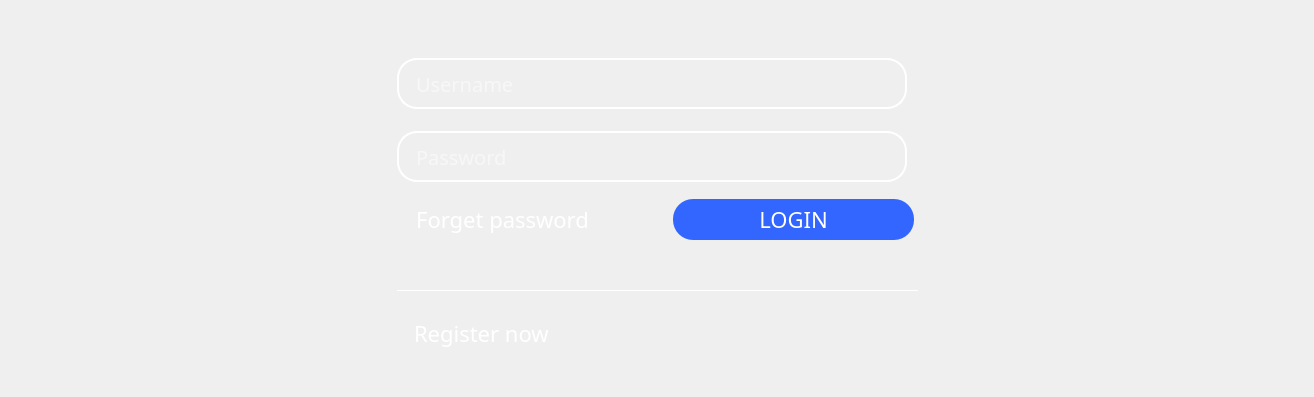
<?xml version="1.0" encoding="UTF-8"?>
<ui version="4.0">
 <class>Form</class>
 <widget class="QWidget" name="Form">
  <property name="geometry">
   <rect>
    <x>0</x>
    <y>0</y>
    <width>1314</width>
    <height>397</height>
   </rect>
  </property>
  <property name="windowTitle">
   <string>Form</string>
  </property>
  <property name="styleSheet">
   <string notr="true">*{
	font-family:century gothic;
	font-size:22px
}
#Form{
background-image: url(:/icons/icons/bb.jpg);

}</string>
  </property>
  <layout class="QGridLayout" name="gridLayout_2">
   <item row="0" column="1">
    <spacer name="verticalSpacer_2">
     <property name="orientation">
      <enum>Qt::Vertical</enum>
     </property>
     <property name="sizeHint" stdset="0">
      <size>
       <width>20</width>
       <height>40</height>
      </size>
     </property>
    </spacer>
   </item>
   <item row="2" column="2">
    <spacer name="horizontalSpacer_2">
     <property name="orientation">
      <enum>Qt::Horizontal</enum>
     </property>
     <property name="sizeHint" stdset="0">
      <size>
       <width>40</width>
       <height>20</height>
      </size>
     </property>
    </spacer>
   </item>
   <item row="1" column="0">
    <spacer name="horizontalSpacer">
     <property name="orientation">
      <enum>Qt::Horizontal</enum>
     </property>
     <property name="sizeHint" stdset="0">
      <size>
       <width>40</width>
       <height>20</height>
      </size>
     </property>
    </spacer>
   </item>
   <item row="3" column="1">
    <spacer name="verticalSpacer">
     <property name="orientation">
      <enum>Qt::Vertical</enum>
     </property>
     <property name="sizeHint" stdset="0">
      <size>
       <width>20</width>
       <height>40</height>
      </size>
     </property>
    </spacer>
   </item>
   <item row="2" column="1">
    <widget class="QGroupBox" name="groupBox">
     <property name="minimumSize">
      <size>
       <width>531</width>
       <height>341</height>
      </size>
     </property>
     <property name="styleSheet">
      <string notr="true">border-radius: 25px;
</string>
     </property>
     <property name="title">
      <string/>
     </property>
     <layout class="QGridLayout" name="gridLayout">
      <item row="5" column="6">
       <widget class="QLabel" name="label_2">
        <property name="sizePolicy">
         <sizepolicy hsizetype="Preferred" vsizetype="MinimumExpanding">
          <horstretch>0</horstretch>
          <verstretch>0</verstretch>
         </sizepolicy>
        </property>
        <property name="minimumSize">
         <size>
          <width>51</width>
          <height>51</height>
         </size>
        </property>
        <property name="maximumSize">
         <size>
          <width>51</width>
          <height>51</height>
         </size>
        </property>
        <property name="styleSheet">
         <string notr="true"/>
        </property>
        <property name="text">
         <string/>
        </property>
        <property name="pixmap">
         <pixmap resource="../../Gym_DesktopApp/forms/app_resources.qrc">:/icons/icons/instagram.png</pixmap>
        </property>
        <property name="scaledContents">
         <bool>true</bool>
        </property>
       </widget>
      </item>
      <item row="5" column="3">
       <spacer name="horizontalSpacer_3">
        <property name="orientation">
         <enum>Qt::Horizontal</enum>
        </property>
        <property name="sizeHint" stdset="0">
         <size>
          <width>40</width>
          <height>20</height>
         </size>
        </property>
       </spacer>
      </item>
      <item row="5" column="5">
       <spacer name="horizontalSpacer_9">
        <property name="orientation">
         <enum>Qt::Horizontal</enum>
        </property>
        <property name="sizeHint" stdset="0">
         <size>
          <width>40</width>
          <height>20</height>
         </size>
        </property>
       </spacer>
      </item>
      <item row="5" column="7">
       <spacer name="horizontalSpacer_10">
        <property name="orientation">
         <enum>Qt::Horizontal</enum>
        </property>
        <property name="sizeHint" stdset="0">
         <size>
          <width>40</width>
          <height>20</height>
         </size>
        </property>
       </spacer>
      </item>
      <item row="5" column="4">
       <widget class="QLabel" name="label">
        <property name="sizePolicy">
         <sizepolicy hsizetype="Preferred" vsizetype="MinimumExpanding">
          <horstretch>0</horstretch>
          <verstretch>0</verstretch>
         </sizepolicy>
        </property>
        <property name="minimumSize">
         <size>
          <width>51</width>
          <height>51</height>
         </size>
        </property>
        <property name="maximumSize">
         <size>
          <width>51</width>
          <height>51</height>
         </size>
        </property>
        <property name="styleSheet">
         <string notr="true"/>
        </property>
        <property name="text">
         <string/>
        </property>
        <property name="pixmap">
         <pixmap resource="../../Gym_DesktopApp/forms/app_resources.qrc">:/icons/icons/facebook.png</pixmap>
        </property>
        <property name="scaledContents">
         <bool>true</bool>
        </property>
       </widget>
      </item>
      <item row="5" column="8">
       <widget class="QLabel" name="label_3">
        <property name="sizePolicy">
         <sizepolicy hsizetype="Preferred" vsizetype="MinimumExpanding">
          <horstretch>0</horstretch>
          <verstretch>0</verstretch>
         </sizepolicy>
        </property>
        <property name="minimumSize">
         <size>
          <width>10</width>
          <height>10</height>
         </size>
        </property>
        <property name="maximumSize">
         <size>
          <width>51</width>
          <height>51</height>
         </size>
        </property>
        <property name="styleSheet">
         <string notr="true"/>
        </property>
        <property name="text">
         <string/>
        </property>
        <property name="pixmap">
         <pixmap resource="../../Gym_DesktopApp/forms/app_resources.qrc">:/icons/icons/twitter.png</pixmap>
        </property>
        <property name="scaledContents">
         <bool>true</bool>
        </property>
       </widget>
      </item>
      <item row="5" column="9">
       <spacer name="horizontalSpacer_11">
        <property name="orientation">
         <enum>Qt::Horizontal</enum>
        </property>
        <property name="sizeHint" stdset="0">
         <size>
          <width>40</width>
          <height>20</height>
         </size>
        </property>
       </spacer>
      </item>
      <item row="5" column="2">
       <widget class="QLineEdit" name="lineEdit">
        <property name="minimumSize">
         <size>
          <width>171</width>
          <height>31</height>
         </size>
        </property>
        <property name="maximumSize">
         <size>
          <width>171</width>
          <height>31</height>
         </size>
        </property>
        <property name="styleSheet">
         <string notr="true">color:white;
border:none;
background:transparent;</string>
        </property>
        <property name="text">
         <string>Register now</string>
        </property>
        <property name="alignment">
         <set>Qt::AlignCenter</set>
        </property>
       </widget>
      </item>
      <item row="2" column="2" colspan="7">
       <widget class="QLineEdit" name="password_lin">
        <property name="minimumSize">
         <size>
          <width>510</width>
          <height>51</height>
         </size>
        </property>
        <property name="maximumSize">
         <size>
          <width>500</width>
          <height>51</height>
         </size>
        </property>
        <property name="styleSheet">
         <string notr="true">background:transparent;
  border-radius: 20px;
color:#ffffff;
 border: 2px solid  #ffffff;
font-size:20px;
padding:15px;
;</string>
        </property>
        <property name="inputMask">
         <string/>
        </property>
        <property name="text">
         <string/>
        </property>
        <property name="echoMode">
         <enum>QLineEdit::Password</enum>
        </property>
        <property name="placeholderText">
         <string>Password</string>
        </property>
       </widget>
      </item>
      <item row="3" column="0">
       <spacer name="horizontalSpacer_5">
        <property name="orientation">
         <enum>Qt::Horizontal</enum>
        </property>
        <property name="sizeHint" stdset="0">
         <size>
          <width>40</width>
          <height>20</height>
         </size>
        </property>
       </spacer>
      </item>
      <item row="3" column="1">
       <spacer name="horizontalSpacer_7">
        <property name="orientation">
         <enum>Qt::Horizontal</enum>
        </property>
        <property name="sizeHint" stdset="0">
         <size>
          <width>40</width>
          <height>20</height>
         </size>
        </property>
       </spacer>
      </item>
      <item row="3" column="2">
       <widget class="QPushButton" name="pushButton">
        <property name="minimumSize">
         <size>
          <width>211</width>
          <height>31</height>
         </size>
        </property>
        <property name="maximumSize">
         <size>
          <width>211</width>
          <height>31</height>
         </size>
        </property>
        <property name="mouseTracking">
         <bool>false</bool>
        </property>
        <property name="tabletTracking">
         <bool>false</bool>
        </property>
        <property name="styleSheet">
         <string notr="true">color:white;

background:transparent;</string>
        </property>
        <property name="text">
         <string>Forget password</string>
        </property>
       </widget>
      </item>
      <item row="3" column="4" colspan="5">
       <widget class="QPushButton" name="login_btn">
        <property name="minimumSize">
         <size>
          <width>241</width>
          <height>41</height>
         </size>
        </property>
        <property name="maximumSize">
         <size>
          <width>241</width>
          <height>41</height>
         </size>
        </property>
        <property name="styleSheet">
         <string notr="true">color:white;
background:rgb(51, 102, 255);
border-radius: 20px;

</string>
        </property>
        <property name="text">
         <string>LOGIN</string>
        </property>
       </widget>
      </item>
      <item row="3" column="9">
       <spacer name="horizontalSpacer_6">
        <property name="orientation">
         <enum>Qt::Horizontal</enum>
        </property>
        <property name="sizeHint" stdset="0">
         <size>
          <width>40</width>
          <height>20</height>
         </size>
        </property>
       </spacer>
      </item>
      <item row="0" column="2" colspan="7">
       <widget class="QLineEdit" name="username_lin">
        <property name="minimumSize">
         <size>
          <width>510</width>
          <height>51</height>
         </size>
        </property>
        <property name="maximumSize">
         <size>
          <width>510</width>
          <height>51</height>
         </size>
        </property>
        <property name="styleSheet">
         <string notr="true">background:transparent;
  border-radius: 20px;
color:#ffffff	;
 border: 2px solid  #ffffff;
font-size:20px;
padding:15px;

</string>
        </property>
        <property name="text">
         <string/>
        </property>
        <property name="placeholderText">
         <string>Username</string>
        </property>
       </widget>
      </item>
      <item row="3" column="10">
       <spacer name="horizontalSpacer_4">
        <property name="orientation">
         <enum>Qt::Horizontal</enum>
        </property>
        <property name="sizeHint" stdset="0">
         <size>
          <width>40</width>
          <height>20</height>
         </size>
        </property>
       </spacer>
      </item>
      <item row="4" column="2" colspan="7">
       <widget class="QLineEdit" name="username_lin_2">
        <property name="minimumSize">
         <size>
          <width>521</width>
          <height>0</height>
         </size>
        </property>
        <property name="styleSheet">
         <string notr="true">background:transparent;
border:none;
color:#white;
border-bottom:1px solid  #ffffff;
</string>
        </property>
        <property name="text">
         <string/>
        </property>
        <property name="placeholderText">
         <string/>
        </property>
       </widget>
      </item>
      <item row="5" column="1">
       <spacer name="horizontalSpacer_8">
        <property name="orientation">
         <enum>Qt::Horizontal</enum>
        </property>
        <property name="sizeHint" stdset="0">
         <size>
          <width>40</width>
          <height>20</height>
         </size>
        </property>
       </spacer>
      </item>
      <item row="1" column="2">
       <spacer name="verticalSpacer_3">
        <property name="orientation">
         <enum>Qt::Vertical</enum>
        </property>
        <property name="sizeType">
         <enum>QSizePolicy::Fixed</enum>
        </property>
        <property name="sizeHint" stdset="0">
         <size>
          <width>20</width>
          <height>5</height>
         </size>
        </property>
       </spacer>
      </item>
     </layout>
    </widget>
   </item>
  </layout>
 </widget>
 <resources>
  <include location="../../Gym_DesktopApp/forms/app_resources.qrc"/>
 </resources>
 <connections/>
</ui>
